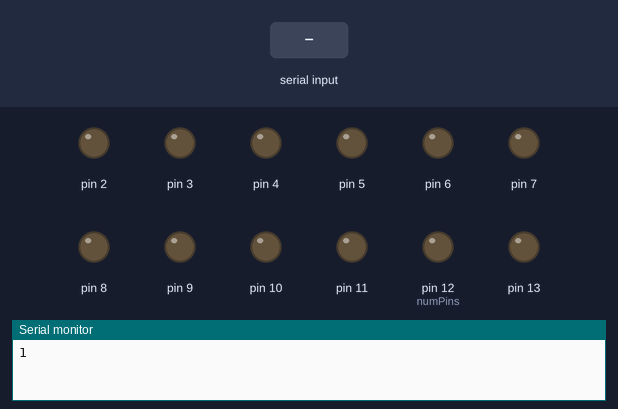
This sketch was run on a simulated Arduino Uno, built with avr-gcc and run on an emulated ATmega328P. Parts: output pins drawn as LEDs (lit = HIGH), the last lines printed to the serial monitor. Inputs (shaded band) come from the test bench.

Above: at 1.2 s.
1.3 s: "1" received over Serial
At 2.1 s:
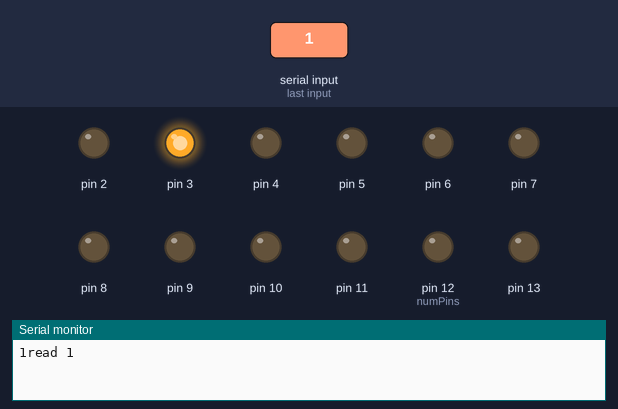
2.8 s: "0" received over Serial
At 3.2 s:
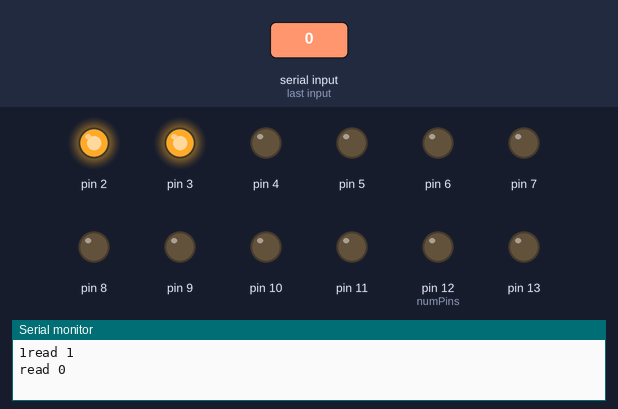
4.3 s: "2" received over Serial
At 5.5 s:
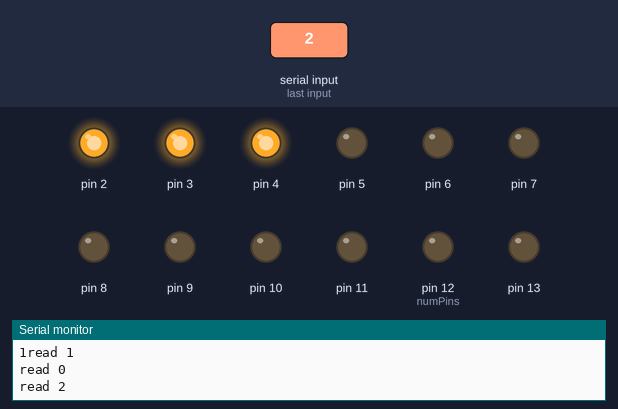
5.8 s: "1" received over Serial
At 6.7 s:
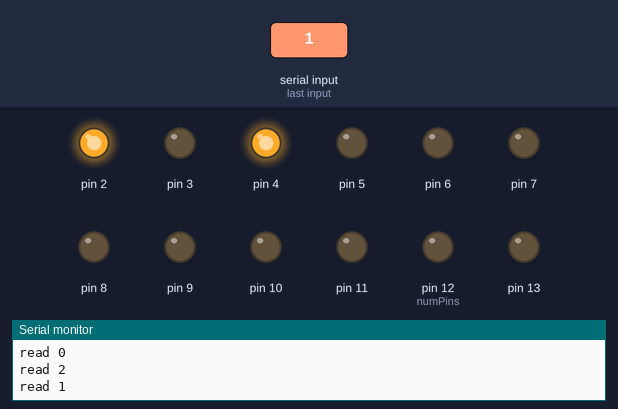
7.3 s: "0" received over Serial
At 7.8 s:
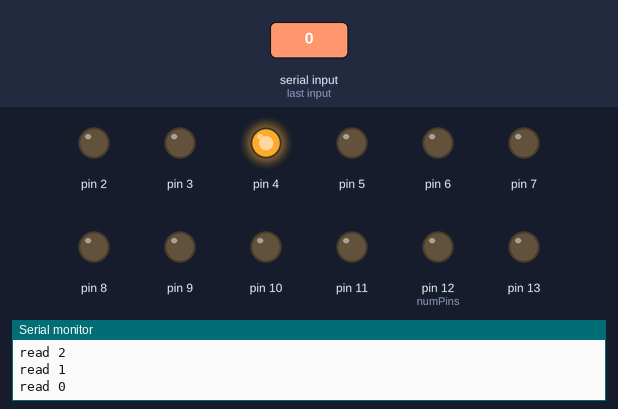
Timing chart, 0 to 9.8 s (numbered marks = the images above; inputs shaded):
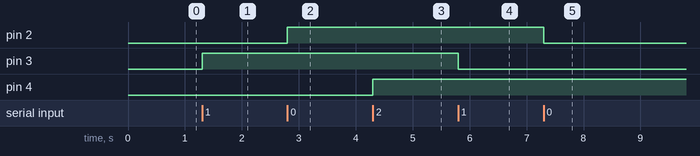

Measured:
- after the input at 1.3 s, pin 3: LOW → HIGH at once
- after the input at 2.8 s, pin 2: LOW → HIGH at once
- after the input at 4.3 s, pin 4: LOW → HIGH at once
- after the input at 5.8 s, pin 3: HIGH → LOW at once
- after the input at 7.3 s, pin 2: HIGH → LOW at once

The sketch:

serial_digitalIO.ino
```cpp
/*
Uses serial data to turn on and off pins.
currently only reads one character at a time.
Also the pin numbers are offset by 2 because
pins 0 and 1 are used for serial communication.
so if the serial reads 11 pin 13 will be controlled.
*/

const int numPins = 12;//for now I'm using 10 pins
                  //0-9 in the array
                  //2-12 on the arduino
                  //I'll expand to more numbers
                  //when I get around the serial's
                  //read() limitations
boolean pins[numPins];

void setup(){
  // Open serial connection.
  Serial.begin(9600);
  //initialize all non serial pins as output
  for (int i = 0; i < numPins; i++){
    pins[i] = false;
    pinMode(i+2, OUTPUT);
  }
  //signals arduino is ready
  Serial.write('1');
}


void loop(){
 if (Serial.available() > 0) {
  int pin = Serial.read();
  //ascii offset
  pin -= 48;
  Serial.print("read ");
  Serial.println(pin);
  toggle(pin);
  setPins();
 }
}

//sets individual pin states
void toggle(int pin){
 if (pins[pin] == true) pins[pin] = false;
  else pins[pin] = true;
}

//goes through pins array and turns on appropriate pins
void setPins(){
 for (int i = 0; i < 12; i++){
   if (pins[i]== true) digitalWrite(i+2, HIGH);
   else digitalWrite(i+2, LOW);
 }
}
int readPin(int pin){
  return pins[pin];
}
```
